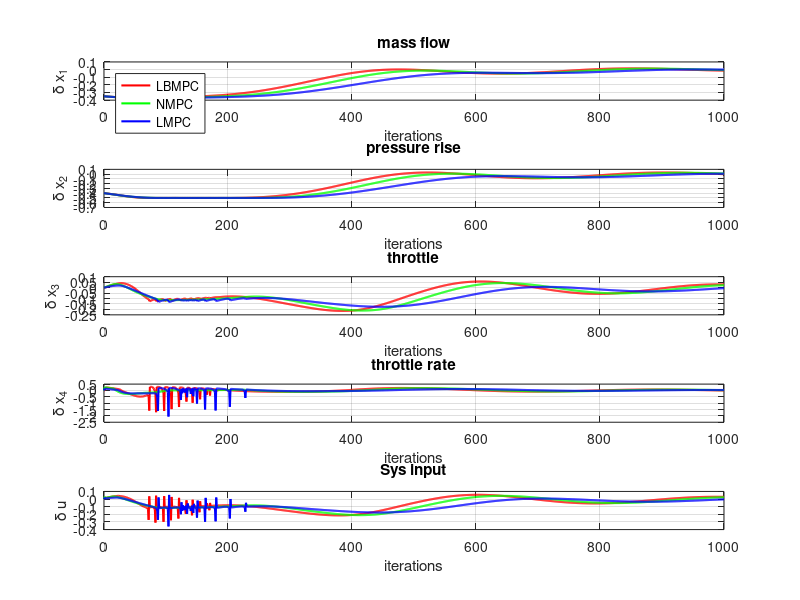
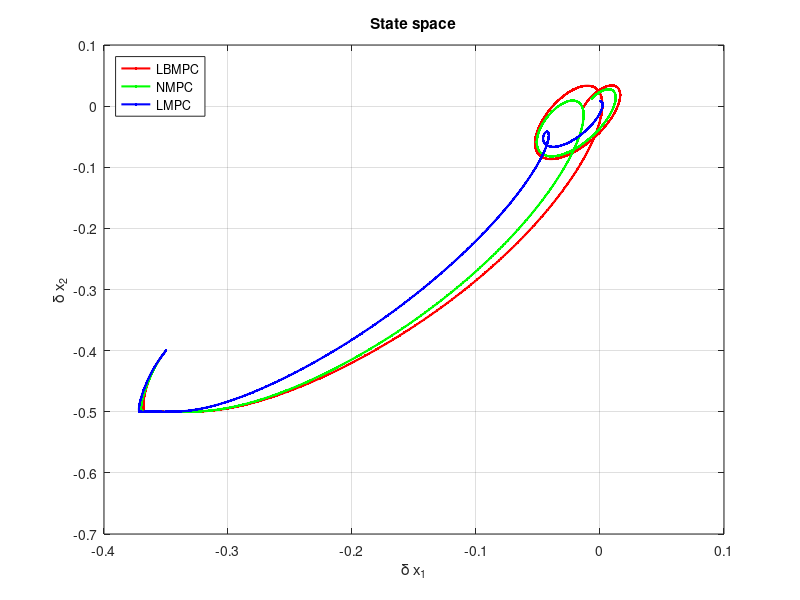

These figures' MATLAB source, in order:
close all;
addpath('./data/');
%% Load data
LBMPC40=load('LBMPC_N40_sys_CORRECT.mat');
NMPC40=load('NMPC_N40_sys_CORRECT.mat');
LMPC40=load('LMPC_N40_sys.mat');
%% Plot
iterations=size(LBMPC40.sysHistory,2)-1;

figure;
subplot(5,1,1);
plot(0:iterations, LBMPC40.sysHistory(1,:),'Linewidth',1.5,'Color','r'); hold on;
plot(0:iterations,NMPC40.sysHistory(1,:),'Linewidth',1.5,'Color','g'); hold on;
plot(0:iterations,LMPC40.sysHistory(1,:),'Linewidth',1.5,'Color','b'); 
grid on;
xlabel('iterations');
ylabel('\delta x_1');
title('mass flow');
legend({'LBMPC','NMPC', 'LMPC'},'Location','northwest')

subplot(5,1,2);
plot(0:iterations, LBMPC40.sysHistory(2,:),'Linewidth',1.5,'Color','r'); hold on;
plot(0:iterations,NMPC40.sysHistory(2,:),'Linewidth',1.5,'Color','g'); hold on;
plot(0:iterations,LMPC40.sysHistory(2,:),'Linewidth',1.5,'Color','b'); 
grid on;
xlabel('iterations');
ylabel('\delta x_2');
title('pressure rise');
% legend({ 'LBMPC40','LBMPC40', 'LMPC'},'Location','southeast')

subplot(5,1,3);
plot(0:iterations, LBMPC40.sysHistory(3,:),'Linewidth',1.5,'Color','r'); hold on;
plot(0:iterations,NMPC40.sysHistory(3,:),'Linewidth',1.5,'Color','g'); hold on;
plot(0:iterations,LMPC40.sysHistory(3,:),'Linewidth',1.5,'Color','b'); 
grid on;
xlabel('iterations');
ylabel('\delta x_3');
title('throttle');
% legend({ 'LBMPC40', 'LBMPC40','LMPC'},'Location','southeast')

subplot(5,1,4);
plot(0:iterations, LBMPC40.sysHistory(4,:),'Linewidth',1.5,'Color','r'); hold on;
plot(0:iterations,NMPC40.sysHistory(4,:),'Linewidth',1.5,'Color','g'); hold on;
plot(0:iterations,LMPC40.sysHistory(4,:),'Linewidth',1.5,'Color','b'); 
grid on;
xlabel('iterations');
ylabel('\delta x_4');
title('throttle rate');
% legend({ 'LBMPC40','LBMPC40', 'LMPC'},'Location','southeast')

subplot(5,1,5);
plot(0:iterations, LBMPC40.sysHistory(5,:),'Linewidth',1.5,'Color','r'); hold on;
plot(0:iterations,NMPC40.sysHistory(5,:),'Linewidth',1.5,'Color','g'); hold on;
plot(0:iterations,LMPC40.sysHistory(5,:),'Linewidth',1.5,'Color','b'); 
grid on;
xlabel('iterations');
ylabel('\delta u');
title('Sys input');
% legend({ 'LBMPC40','LBMPC40', 'LMPC'},'Location','southeast')


figure;
plot(LBMPC40.sysHistory(1,:),LBMPC40.sysHistory(2,:),'Linewidth',1.5,'Marker','.','Color','r'); hold on;
plot(NMPC40.sysHistory(1,:),NMPC40.sysHistory(2,:),'Linewidth',1.5,'Marker','.','Color','g'); hold on;
plot(LMPC40.sysHistory(1,:),LMPC40.sysHistory(2,:),'Linewidth',1.5,'Marker','.','Color','b'); 

grid on
xlabel('\delta x_1');
ylabel('\delta x_2');
title('State space');

legend({'LBMPC','NMPC', 'LMPC'},'Location','northwest')
